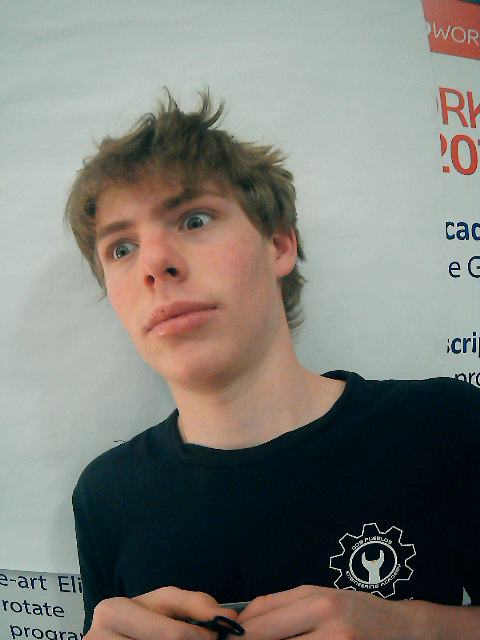
#> input picture picassopicture.png, 480 x 640 px
$ python image_processing.py
#> lines starting #> are read from the running program, lines starting #| are printed output that depends on the picture

import cv2
import numpy as np
import time
import math


import posterize
import utilities
import rust
import auto_edge


# from test import *


# [224 lines left out: functions plot_segments, process_edges_raw, process_shading_raw, process_shading_raw_wave, process_combo_raw, render_combo, not called in this run]


if __name__ == "__main__":


    # filename = "s1.jpg"
    filename = "picassopicture.png"

    input_img = cv2.imread(filename)
#> input_img is the input picture: shape (640, 480, 3); mean B, G, R 118.1, 125, 125.3
    # print(input_img)
    t0 = time.time()
    render = process_combo_raw(input_img)
#> in process_edges_raw, `gray = cv2.cvtColor(input_img,cv2.COLOR_BGR2GRAY)`:
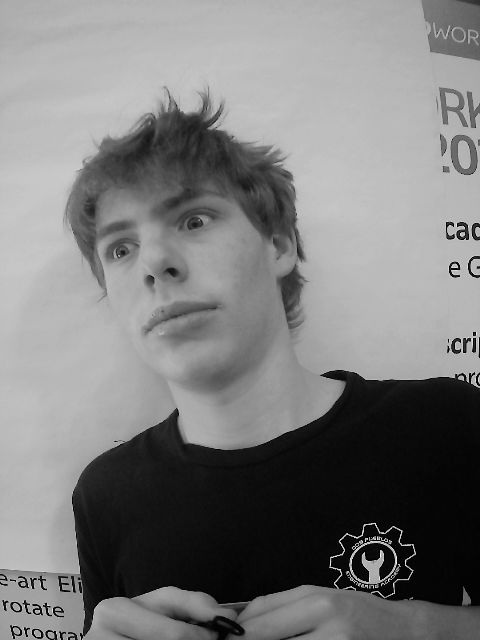
#> gray: shape (640, 480); min 0, max 242, mean 124.3
#> in process_edges_raw, `gray = cv2.GaussianBlur(gray, (blur_radius, blur_radius), 0)`:
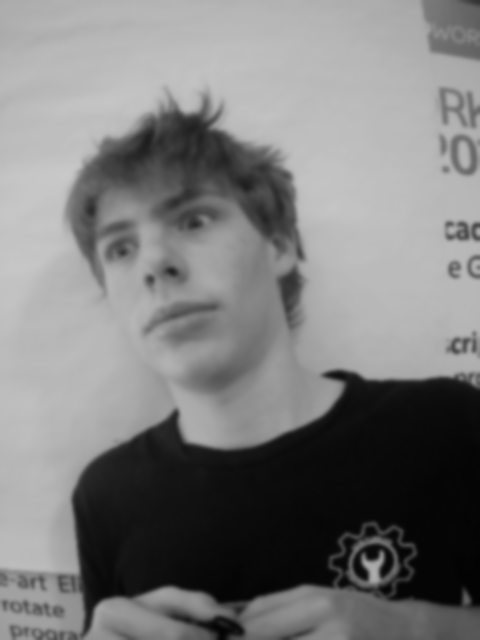
#> gray: shape (640, 480); min 3, max 200, mean 124.3
#> in process_edges_raw, `edges = cv2.Canny(gray, lower_thresh, upper_thresh, apertureSize=apert..`:
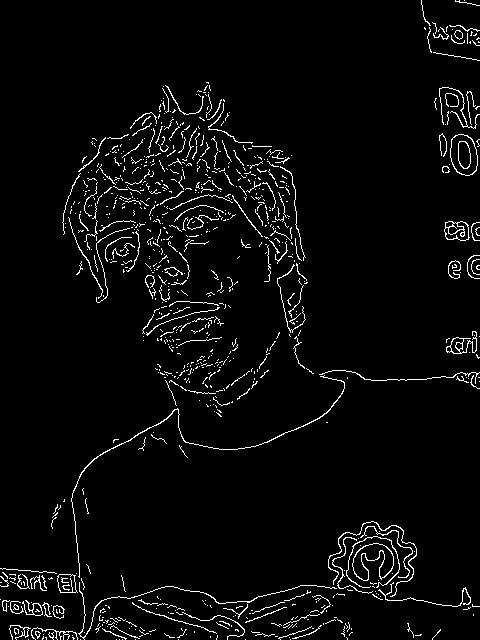
#> edges: shape (640, 480); 3.8% white in thin lines or dots
#> in process_edges_raw, `edges = edges.astype(bool)`: edges: shape (640, 480) bool; 3.8% white in thin lines or dots
#> in process_edges_raw, `edges = edges.tolist()`: edges = 640 items
#> (the run stopped early here; a loop or call above may not have finished)

$ run again, with obama.png copied over picassopicture.png
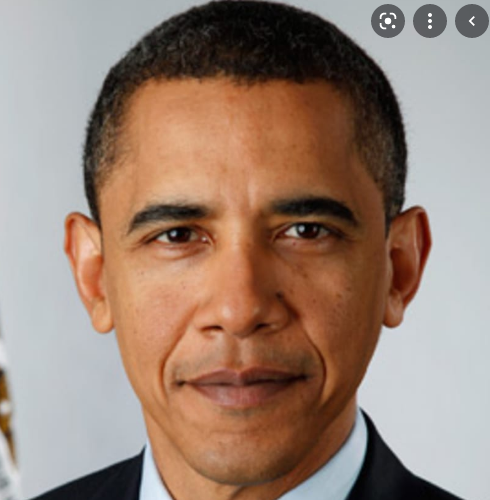
#> input picture obama.png, 490 x 500 px
#> input_img is the input picture: shape (500, 490, 3); mean B, G, R 117.4, 131.1, 154.3
#> in process_edges_raw, `gray = cv2.cvtColor(input_img,cv2.COLOR_BGR2GRAY)`:
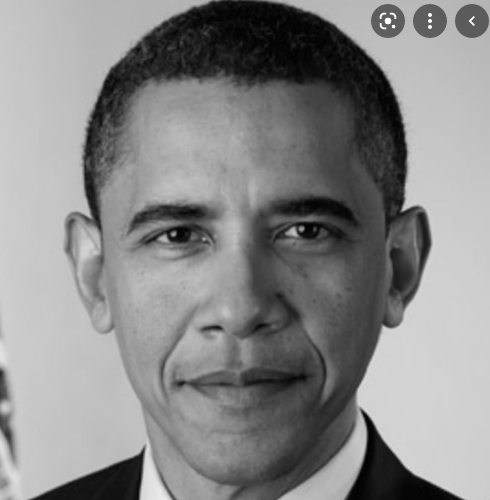
#> gray: shape (500, 490); min 0, max 255, mean 136.5
#> in process_edges_raw, `edges = cv2.Canny(gray, lower_thresh, upper_thresh, apertureSize=apert..`:
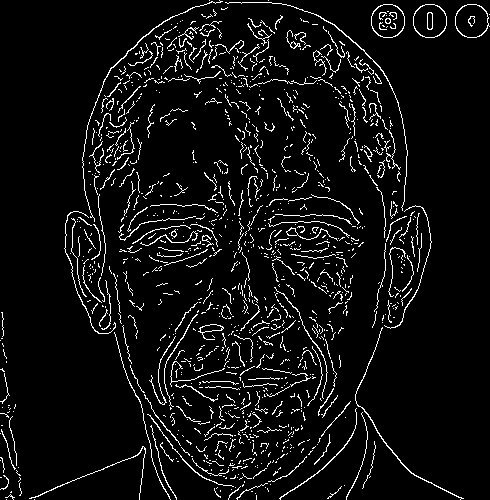
#> edges: shape (500, 490); 6.2% white in thin lines or dots
#> in process_edges_raw, `edges = edges.tolist()`: edges = 500 items

$ run again, with 2opencv_frame_0.png copied over picassopicture.png
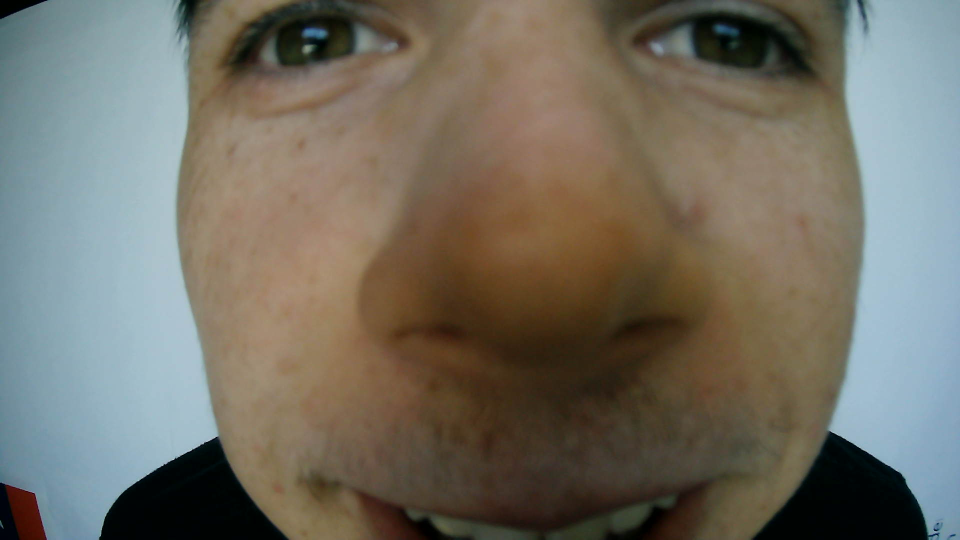
#> input picture 2opencv_frame_0.png, 1920 x 1080 px (shown at 1/2 size)
#> input_img is the input picture: shape (1080, 1920, 3); mean B, G, R 99.7, 110.8, 114.5
#> in process_edges_raw, `gray = cv2.cvtColor(input_img,cv2.COLOR_BGR2GRAY)`:
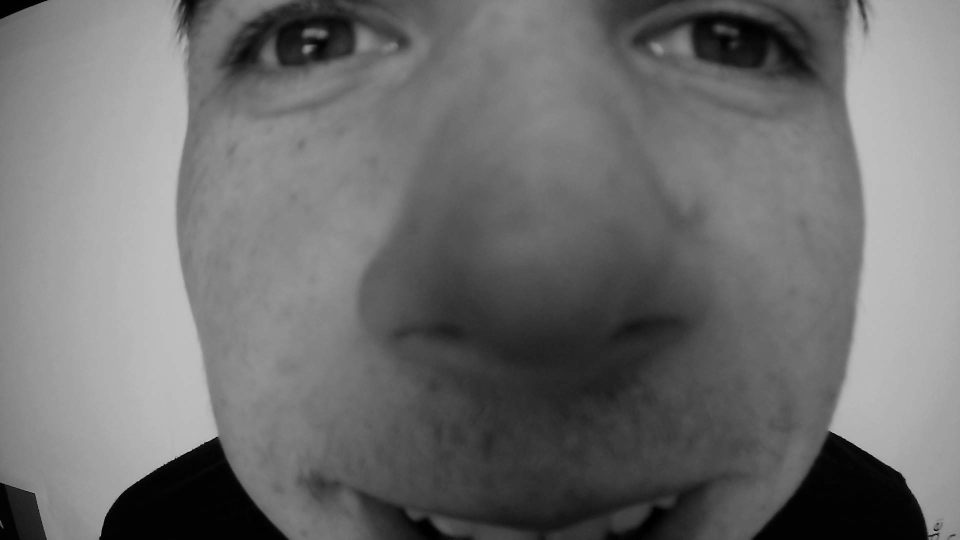
#> gray: shape (1080, 1920) (shown at 1/2 size); min 0, max 225, mean 110.6
#> in process_edges_raw, `edges = cv2.Canny(gray, lower_thresh, upper_thresh, apertureSize=apert..`:
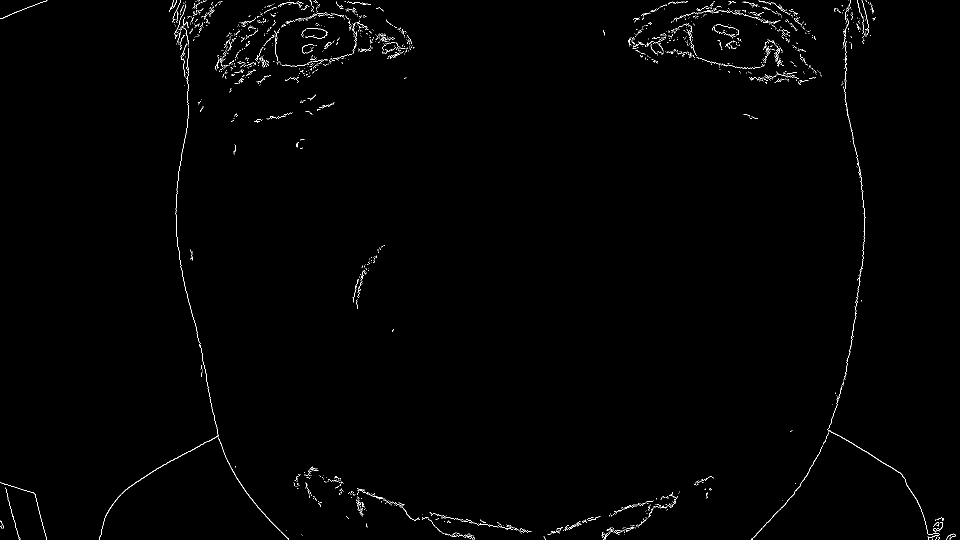
#> edges: shape (1080, 1920) (shown at 1/2 size); 0.67% white in thin lines or dots
#> in process_edges_raw, `edges = edges.tolist()`: edges = 1080 items
